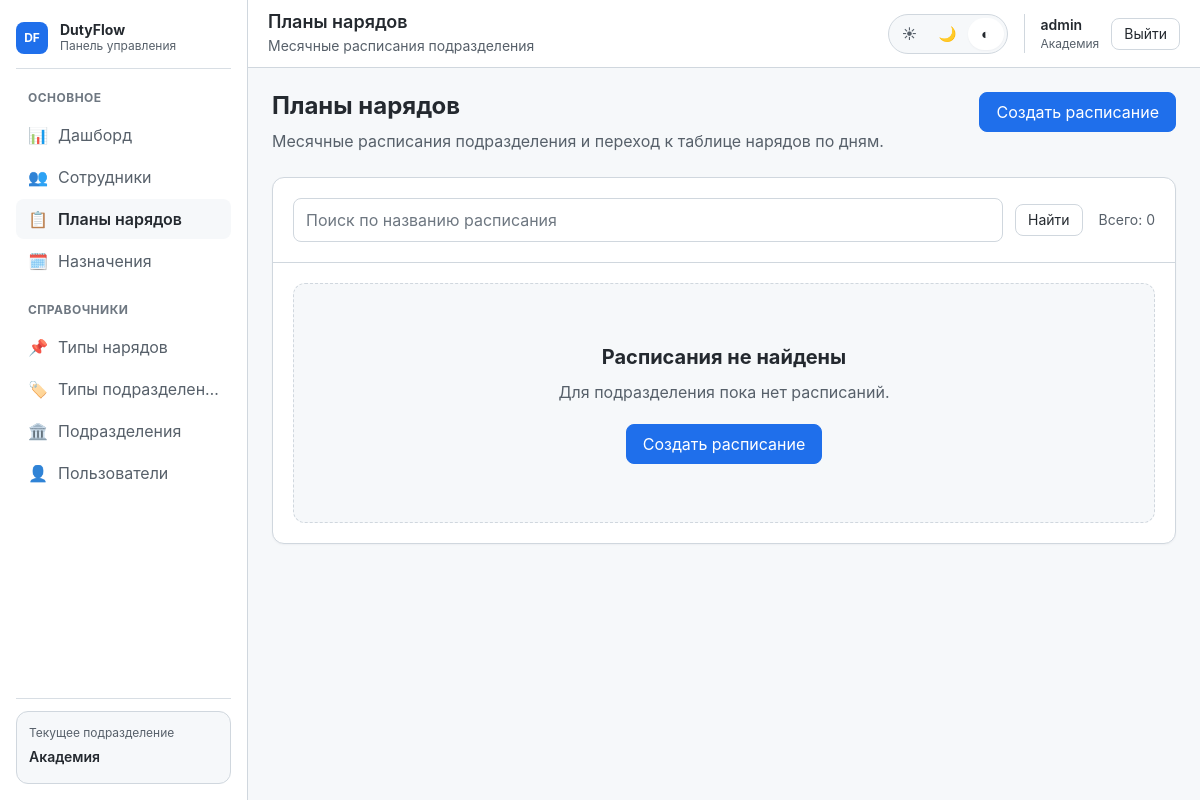
The app's page /plans/ (signed in), older data.
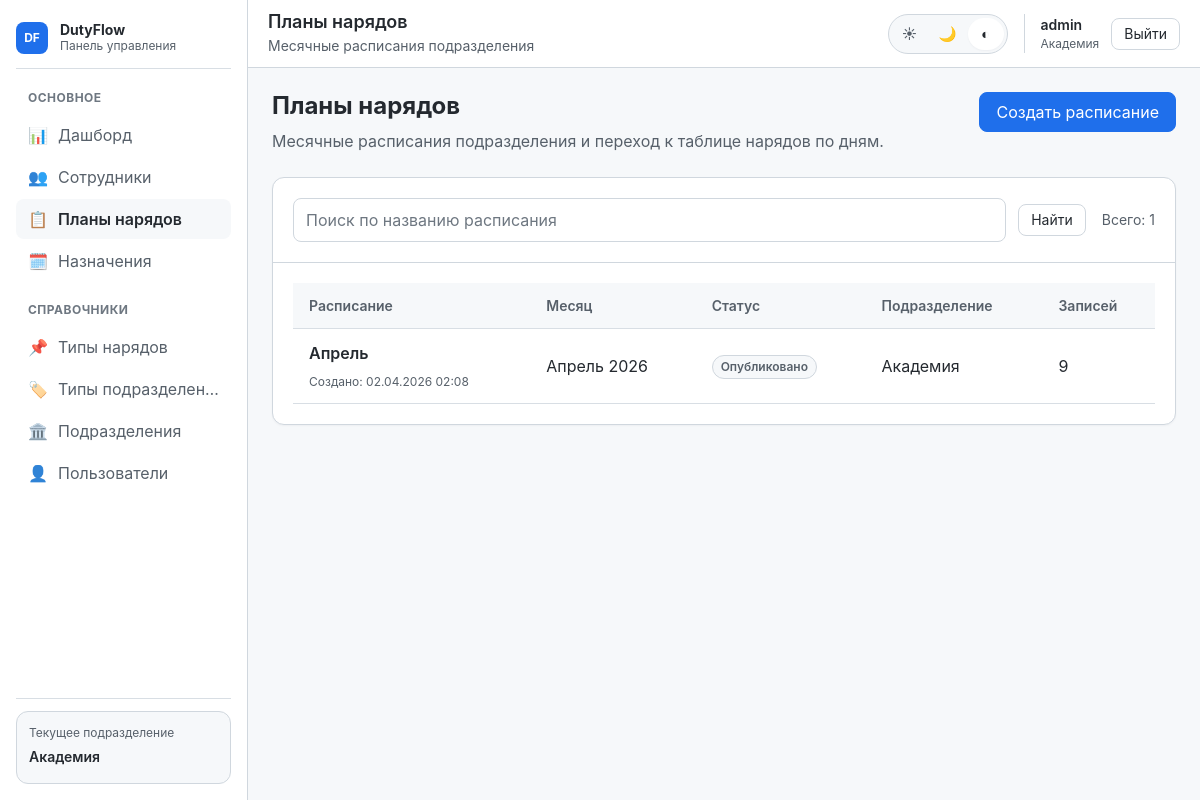
The same page, newer data.
### duty_plans/models.py (models this page shows, shortened)
class MonthlySchedule(models.Model):
    STATUS_CHOICES = [
        ('draft', 'Черновик'),
        ('published', 'Опубликовано'),
        ('archived', 'Архив'),
    ]
    month = models.DateField()
    name = models.CharField(max_length=255, blank=True)
    status = models.CharField(max_length=20, choices=STATUS_CHOICES, default='draft')
    unit = models.ForeignKey(Unit, on_delete=models.CASCADE, related_name='schedules')
    parent_schedule = models.ForeignKey('self', on_delete=models.SET_NULL, null=True, blank=True)
    created_by = models.ForeignKey(settings.AUTH_USER_MODEL, on_delete=models.SET_NULL, null=True)
    created_at = models.DateTimeField(auto_now_add=True)
    updated_at = models.DateTimeField(auto_now=True)
    class Meta:
        ordering = ['-month']
        unique_together = ['month', 'unit']  # ← уникальность: один месяц + одно подразделение

### units/models.py (models this page shows, shortened)
class Unit(models.Model):
    name = models.CharField(max_length=255, verbose_name="Название")
    parent = models.ForeignKey(
        'self',
        on_delete=models.SET_NULL,
        null=True,
        blank=True,
        related_name='children',
        verbose_name="Вышестоящее подразделение"
    )
    unit_type = models.ForeignKey(
        UnitType,
        on_delete=models.PROTECT,
        related_name='units',
        verbose_name="Тип подразделения"
    )
    class Meta:
        verbose_name = "Подразделение"
        verbose_name_plural = "Подразделения"
        ordering = ['unit_type__level', 'name']

### core/views/plans.py (the view)
@login_required
def list(request):
    user_unit = request.user.profile.unit
    access = AccessService(request.user)
    schedules = (
        MonthlySchedule.objects
        .filter(unit=user_unit)
        .select_related("unit", "parent_schedule", "created_by")
        .order_by("-month")
    )
    search_query = request.GET.get("q", "").strip()
    if search_query:
        schedules = schedules.filter(name__icontains=search_query)
    return render(request, "app/plans/list.html", {
        "schedules": schedules,
        "active_tab": "plans",
        "page_title": "Планы нарядов",
        "page_subtitle": "Месячные расписания подразделения",
        "search_query": search_query,
        "can_add": True,
        "title": "Планы нарядов",
    })

### templates/app/plans/list.html (shortened to what the changed rows need)
{% extends 'app/base_app.html' %}
{% block app_content %}
<section class="page-section">
    <div class="page-header">
        <div class="page-header__main">
            <h2 class="page-header__title">Планы нарядов</h2>
        </div>
    </div>
</section>
<section class="page-section">
    <article class="card">
        <div class="card__header plans-toolbar">
            <div class="plans-toolbar__meta">
                <span class="plans-counter">Всего: {{ schedules|length }}</span>
            </div>
        </div>
        <div class="card__body">
            {% if schedules %}
                <div class="table-wrap">
                    <table class="table">
                        <thead>
                            <tr>
                                <th>Расписание</th>
                                <th>Месяц</th>
                                <th>Статус</th>
                                <th>Подразделение</th>
                                <th>Записей</th>
                            </tr>
                        </thead>
                        <tbody>
                            {% for item in schedules %}
                            <tr class="table-row-link" data-href="{% url 'plan:detail' item.pk %}">
                                <td>
                                    <div class="plan-cell">
                                        <a href="{% url 'plan:detail' item.pk %}" class="plan-cell__name">
                                            {{ item.name|default:item }}
                                        </a>
                                        <div class="plan-cell__meta">
                                            Создано: {{ item.created_at|date:"d.m.Y H:i" }}
                                        </div>
                                    </div>
                                </td>
                                <td>{{ item.month|date:"F Y" }}</td>
                                <td><span class="badge">{{ item.get_status_display }}</span></td>
                                <td>{{ item.unit.name }}</td>
                                <td>{{ item.days.count }}</td>
                            </tr>
                            {% endfor %}
                        </tbody>
                    </table>
                </div>
            {% else %}
                <div class="empty-state">
                    <div class="empty-state__body">
                        <h3 class="empty-state__title">Расписания не найдены</h3>
                        <p class="empty-state__text">
                            {% if search_query %}
                                По запросу «{{ search_query }}» ничего не найдено.
                            {% else %}
                                Для подразделения пока нет расписаний.
                            {% endif %}
                        </p>
                        <div class="empty-state__actions">
                            {% if can_add %}
                                <a href="{% url 'plan:add' %}" class="button button--primary">Создать расписание</a>
                            {% endif %}
                        </div>
                    </div>
                </div>
            {% endif %}
        </div>
    </article>
</section>
{% endblock %}

Row changes from the older to the newer data that the page shows:
added MonthlySchedule: name "Апрель", created_at "02.04.2026 02:08", month "Апрель 2026", status "Опубликовано", unit.name "Академия", days.count "9"
Text that changed along with them:
{{ schedules|length }}: "0" → "1"
text no longer shown: "Расписания не найдены Для подразделения пока нет расписаний. Создать расписание"
text now shown: "Расписание Месяц Статус Подразделение Записей"
